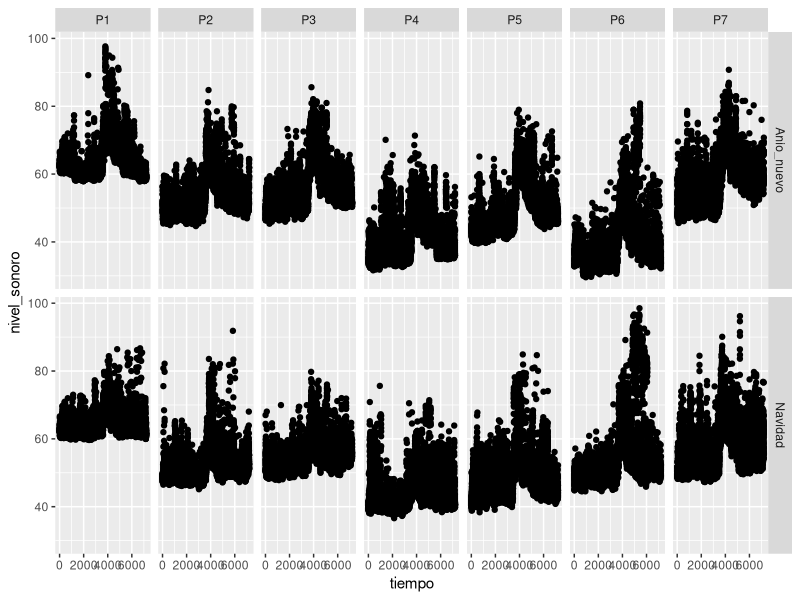
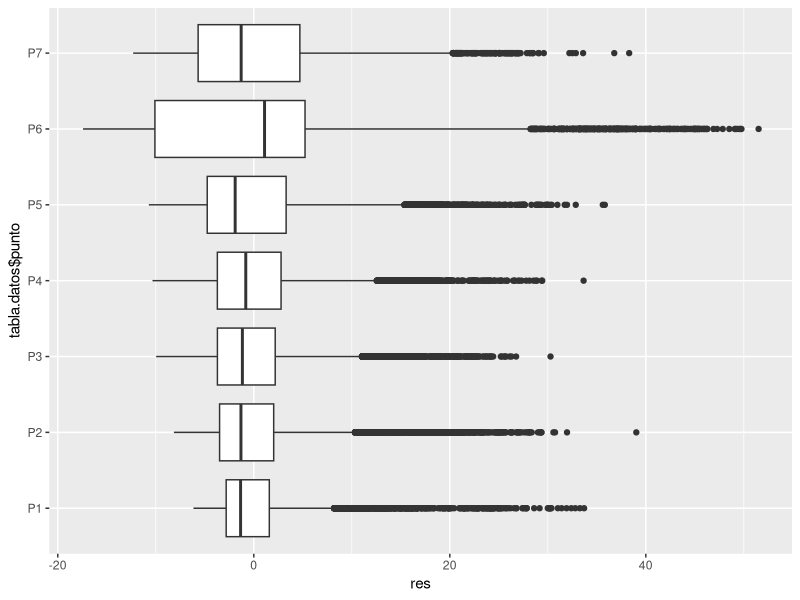

Reproduce these figures in R, in order. (Note: this script raises an error after producing the figures.)
library(tidyverse)
library(magrittr)
library(purrr)
library(dplyr)
library(ggpubr)
library(nlme)

tabla.datos = read.csv("./data/datosR.csv", header = TRUE, sep = ';', stringsAsFactors = TRUE)

# tengo un problema de encoding con la ñ de columna Año Nuevo
tabla.datos %<>% mutate(fecha = case_when(
  fecha != 'Navidad' ~ 'Anio_nuevo',
  fecha == 'Navidad' ~ 'Navidad',
))

a = ggplot(tabla.datos, aes(x=tiempo, y=nivel_sonoro))+
  geom_point()+
  facet_grid(fecha~punto)
a

## Agregar a la tabla una fila que sea "condicion" que sea "con pirotecnia"
## cuando es tiempo es mayor a 3600 y "sin pirotecnia" cuando es menor o igual 
## a 3600.
## usando mutate --- 
tabla.datos

tabla.datos %<>%
  mutate(condicion = case_when(
    tiempo <= 3600 ~ 'sin_pirotecnia',
    tiempo > 3600 ~ 'con_pirotecnia',
  ))



tabla.datos.lm <- lm(nivel_sonoro ~ punto, data = tabla.datos)


beta  = tabla.datos.lm$coefficients["(Intercept)"]
summary( tabla.datos.lm)
sigma = summary(tabla.datos.lm)$sigma

residuo_datos <- tabla.datos %>% mutate(res = resid(tabla.datos.lm)) %>% tibble()
p2 = ggplot(residuo_datos, aes(x = res, y = tabla.datos$punto)) + geom_boxplot()
p2


Rail_datos %<>% mutate(res2 = resid(fm2Rail.lm))
p3 = ggplot(Rail_datos, aes(x = res2, y = Rail)) + geom_boxplot()
p3



pirotecnia.lme <- lme(nivel_sonoro ~ fecha*condicion, data = tabla.datos, random = ~ 1|punto)

summary(pirotecnia.lme)

residuo_datos2 <- tabla.datos %>% mutate(res = resid(pirotecnia.lme )) %>% tibble()
p3 = ggplot(residuo_datos2, aes(x = res, y = tabla.datos$punto)) + geom_boxplot()
p3
tabla
asd <- tabla.datos %>% 
  filter(punto == 'P1')

tiempo = asd$tiempo
  
mutate(pred = predict(pirotecnia.lme, level=1), res = resid(pirotecnia.lme, level=1))

data_m1.lm <- tabla.datos %>% mutate(pred = predict(pirotecnia.lme), res = resid(pirotecnia.lme))

figura2 = ggplot(tabla.datos, aes(x=tiempo, y=nivel_sonoro))+
  geom_point(alpha = 0.3)+
  facet_grid(fecha~punto)+
  theme_pubr(base_size = 12, margin = TRUE)+
  scale_x_continuous(name= "Tiempo [seg]", breaks=c(0,3500,7000), labels=c("0","3k5","7k")) +
  labs(y = "Nivel de presión [dBA]") +
  theme(legend.position = "top",
        legend.title = element_blank())+
  geom_line(data=data_m1.lm, aes(x=tiempo, y=pred, group=punto), color='white')

figura2
